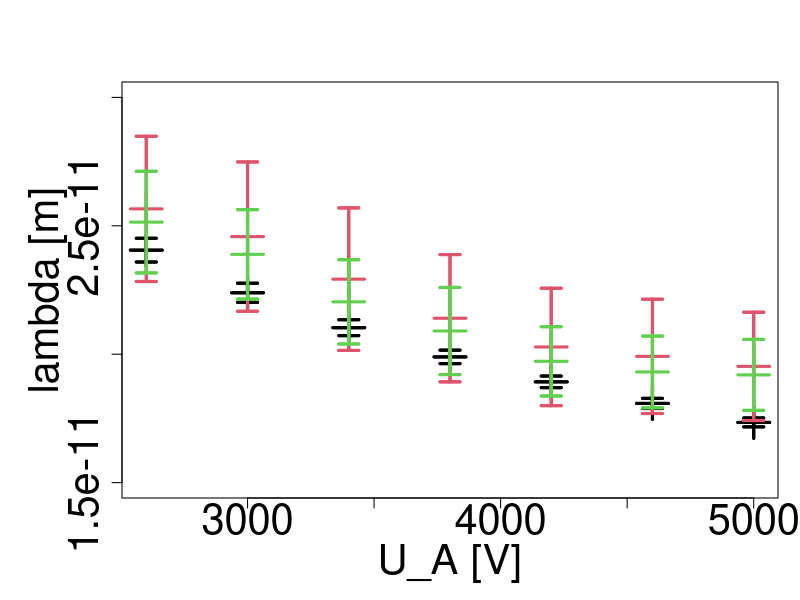

Recreate this plot in R.
# |---------------------------------------|
# | FUNCIONES PARA PROPAGAR INCERTIDUMBRE |
# |---------------------------------------|
propProdErrors <- function(res, rval, eval){return(abs(res * sqrt(sum((eval/ rval)^2))))}
propSumErrors <- function(eval){return(sqrt(sum(eval^2)))}
propEscErrors <- function(c, eval){return(abs(c)*eval)}

# Función para hallar el mejor estimador del promedio de una serie de estimaciones experimentales. 
# Promedio ponderado con pesos la incertidumbre de la medición
meanExpData <- function(rval, eval)
{
  meanval = sum(rval / (eval^2)) / sum(1 / eval^2)
  errval = 1 / sqrt(sum(1 / eval^2))
  
  return(c(meanval, errval))
} 



# |-----------------------|
# | CONSTANTES NECESARIAS |
# |-----------------------|

# CONSTANTES EXPERIMENTALES
# -----------------------------------------------------------------

voltageError = 100  # Error en los datos del voltage

fd = 2.13E-10       # Se guardan los datos de las distancias de red
sd = 1.23E-10       # del grafito junto a su respectivo error
ed = 0.01E-10


L = 13.5E-2         # Se guardan datos de la distancia del tubo
eL = 0.2E-2


# CONSTANTES UNIVERSALES  
# -----------------------------------------------------------------

h = 6.626070E-34      # Constante de Plank en eV
e = 1.6022E-19        # Carga del electrón en eV
m = 9.109383706E-31   # Masa del electrón



# |-------------------|
# | CREACIÓN DE DATOS |
# |-------------------|
# Como los datos conseguidos son, en sí, imágenes, el procesamiento de estas fue hecho con
# hecho con ayuda de tracker, de donde se consiguen los siguientes datos.

# Datos obtenidos del voltage acelerador
voltage = c(2600, 3000, 3400, 3800, 4200, 4600, 5000, 
            2600, 3000, 3400, 3800, 4200, 4600, 5000)


# Datos obtenidos de los diámetros de los anillos internos
fiRing = c(2.837E-2, 2.691E-2, 2.470E-2, 2.366E-2, 2.283E-2, 2.248E-2, 2.280E-2, 
           2.860E-2, 2.702E-2, 2.549E-2, 2.376E-2, 2.241E-2, 2.209E-2, 1.974E-2)
foRing = c(3.762E-2, 3.546E-2, 3.271E-2, 3.032E-2, 2.877E-2, 2.859E-2, 2.672E-2, 
           3.582E-2, 3.524E-2, 3.330E-2, 3.080E-2, 2.881E-2, 2.787E-2, 2.970E-2)


# Datos obtenidos de los diámetros de los anillos externos
siRing = c(4.984E-2, 4.906E-2, 4.419E-2, 4.193E-2, 4.009E-2, 3.974E-2, 3.955E-2, 
           5.036E-2, 4.732E-2, 4.451E-2, 4.146E-2, 4.025E-2, 3.828E-2, 3.758E-2)
soRing = c(6.132E-2, 5.828E-2, 5.244E-2, 5.069E-2, 4.684E-2, 4.565E-2, 4.439E-2, 
           5.949E-2, 5.551E-2, 5.237E-2, 4.956E-2, 4.606E-2, 4.564E-2, 4.768E-2)





# Se crea DataFrame con los datos experimentales
expData <- data.frame(voltage, fiRing, foRing, siRing, soRing)
rm(voltage, fiRing, foRing, siRing, soRing)




# |-----------------------------------|
# | FUNCIONES PARA ANALIZAR LOS DATOS |
# |-----------------------------------|
# Funciones que se encargan de hallar los valores (junto con sus errores, que serán
# tomados como los intervalos) de lambda teórico y lambda experimental


# OBTENCIÓN DE LOS LAMBDA TEÓRICOS  
# ------------------------------------------------------------------------
# Haciendo uso de la hipótesis de De Broglie, dado el potencial acelerador  
# del experimento se puede obtener una estimación para el lambda teórico

theoLambda <- function(U, dU)
{
  k = h / sqrt(2 * m * e)
  
  # Cálculo del valor teórico
  lambda = k / sqrt(U)
  
  # Cálculo del error teórico
  error = (k / 2) * U^(-3 / 2) * dU
  
  return(c(lambda, error))
}



# OBTENCIÓN DE LOS LAMBDA EXPERIMENTAL
# -------------------------------------------------------------------------
# Dada la condición de Bragg para la difracción en una red cristalina y sus
# resultados, se puede estimar el lambda experimental haciendo uso de este

expLambda <- function(d, ed, iD, oD, L, eL)
{
  # Cálculo del error experimental
  D = mean(c(iD, oD))
  dD = (oD - iD) / 2 + 0.1E-2
  
  p = d * D
  dp = p * sqrt((dD / D)^2 + (ed / d)^2)
  
  q = p / L
  dq = q * sqrt((dp / p)^2 + (eL / L)^2)
  
  dLambda = dq / 2
  
  # Cálculo del valor experimental
  lambda = d * (D / (2 * L))
  # lambda = 2 * d * sin(0.5 * atan(D / (2 * L)))
  
  return(c(lambda, dLambda))
}



# |-------------------|
# | ANÁLISIS DE DATOS |
# |-------------------|
# En esta sección se analizan los datos. Por cada valor de datos tomados, se halla el lambda teórico
# dado el potencial acelerador e igualmente se halla el lambda experimental con los datos del diámetro
# de los anillos y se comparan los resultados.

theoIntervals = list()
expIntervals = list()
theoPoints = list()
expPoints = list()
boolColapse = c()

for (i in 1:7) {
  mData = expData[i,] 
  nData = expData[i + 7,]
  
  theoValue = theoLambda(mData$voltage, voltageError)
  theoInterval = c(theoValue[1] - theoValue[2], theoValue[1] + theoValue[2])
  
  theoIntervals = append(theoIntervals, list(theoInterval))
  theoPoints = append(theoPoints, theoValue[1])
  theoIntervals = append(theoIntervals, list(theoInterval))
  theoPoints = append(theoPoints, theoValue[1])
  
  # Se añaden 2 valores para el mismo voltage en teoPoints y teoIntervals
  
  
  fexpInterval = expLambda(fd, ed, mData$fiRing, mData$foRing, L, eL)
  sexpInterval = expLambda(fd, ed, nData$fiRing, nData$foRing, L, eL)
  expValue = meanExpData(c(fexpInterval[1], sexpInterval[1]), c(fexpInterval[2], sexpInterval[2]))
  
  expInterval = c(expValue[1] - expValue[2], expValue[1] + expValue[2])
  
  expIntervals = append(expIntervals, list(expInterval))
  expPoints = append(expPoints, expValue[1])
  
  boolColapse = append(boolColapse, (abs(theoValue[1] - expValue[1]) < (theoValue[2] + expValue[2])))
  
  fexpInterval = expLambda(sd, ed, mData$siRing, mData$soRing, L, eL)
  sexpInterval = expLambda(sd, ed, nData$siRing, nData$soRing, L, eL)
  expValue = meanExpData(c(fexpInterval[1], sexpInterval[1]), c(fexpInterval[2], sexpInterval[2]))
  
  expInterval = c(expValue[1] - expValue[2], expValue[1] + expValue[2])
  expPoints = append(expPoints, expValue[1])
  
  expIntervals = append(expIntervals, list(expInterval))
  
  
  boolColapse = append(boolColapse, (abs(theoValue[1] - expValue[1]) < (theoValue[2] + expValue[2])))
}

rm(i, mData, e, h, m, ed, L, eL, fd, sd, expInterval, fexpInterval, sexpInterval, theoInterval, theoValue, expValue)



# |-----------------------|
# | GRÁFICA DE LOS DATOS  |
# |-----------------------|
# Se hace una gáfica de bigotes de los datos encontrados

par(mar=c(5,6,4,1)+.1)
plot(append(sort(expData$voltage), sort(expData$voltage)), append(theoPoints, expPoints), 
     col = c(append(rep(1, times = 14), rep(c(2, 3), times = 14))),
     pch = 3,
     lwd = 3,
     ylim = c(1.5E-11, 3E-11),
     xlab = "U_A [V]",
     ylab = "lambda [m]",
     cex = 3,
     cex.lab = 2.5,
     cex.axis = 2.5,
     )
arrows(x0=expData$voltage[1:7], y0=unlist(theoIntervals)[((0:6)*4) + 1], x1=expData$voltage, y1=unlist(theoIntervals)[((0:6)*4) + 2], 
       angle = 90, code=3, col=1, lwd=3, length = 0.1)
arrows(x0=expData$voltage, y0=unlist(expIntervals)[((0:6)*4) + 1], x1=expData$voltage, y1=unlist(expIntervals)[((0:6)*4) + 2], 
       angle = 90, code=3, col=2, lwd=3, length = 0.1)
arrows(x0=expData$voltage, y0=unlist(expIntervals)[((0:6)*4) + 3], x1=expData$voltage, y1=unlist(expIntervals)[((0:6)*4) + 4], 
       angle = 90, code=3, col=3, lwd=3, length = 0.1)

boolColapse


# |-------------------|
# | REPORTE DE DATOS  |
# |-------------------|

for (i in 1:7)
{
  printDataF = formatC(unlist(expData[i, ]), format = "E", digits = 2)
  printDataS = formatC(unlist(expData[i + 7, ]), format = "E", digits = 2)
  print(paste(
    expData[i, ]$voltage, " & ", printDataF[[2]], " & ", printDataF[[3]], " & ", printDataF[[4]], " & ", printDataF[[5]], 
    " & ", printDataS[[2]], " & ", printDataS[[3]], " & ", printDataS[[4]], " & ", printDataS[[5]], " \\"
  ))
}

